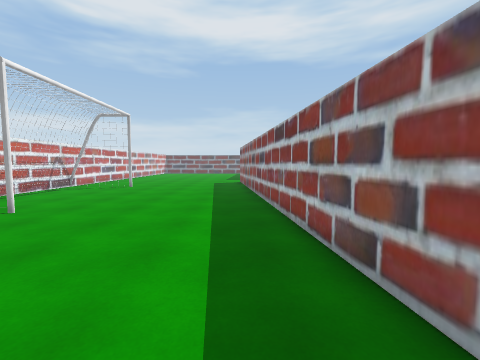
view 1 (above)

24 first-person views from a walk through a 3-D level made in the Unity game engine. The camera is 1.5 m above the floor, tilts 4° down and sees 90° across. The floor is counted in squares, 1 m on a side. Each view is taken from the middle of a square. On the plan, view 1 faces up. The plan holds only what a view shows up to about 13 squares ahead; the rest is blank.

view 2
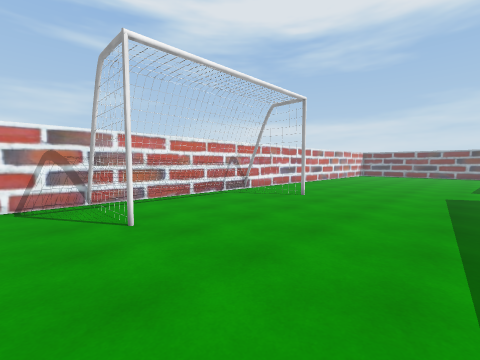

view 3
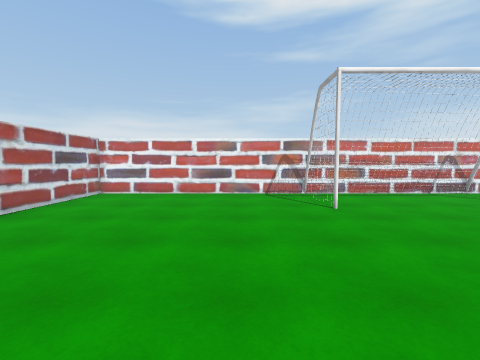

view 4
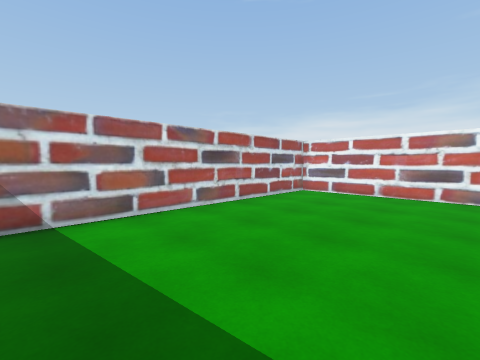

view 5
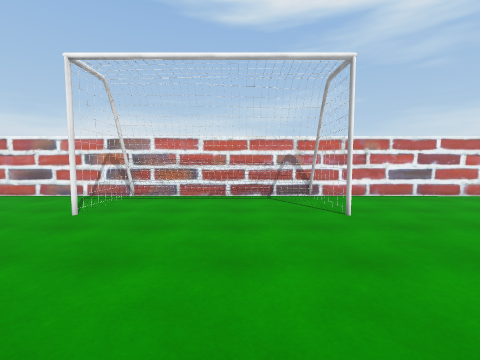

view 6
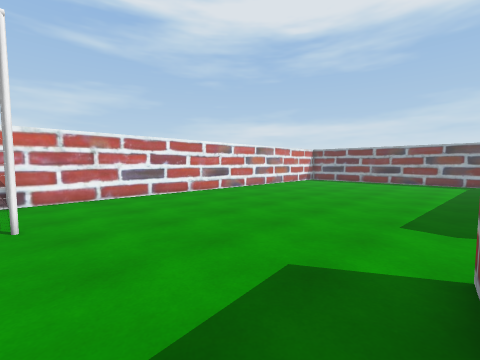

view 7
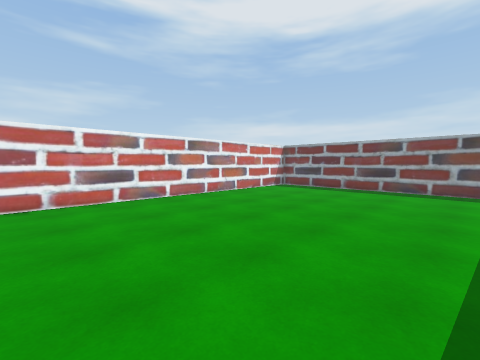

view 8
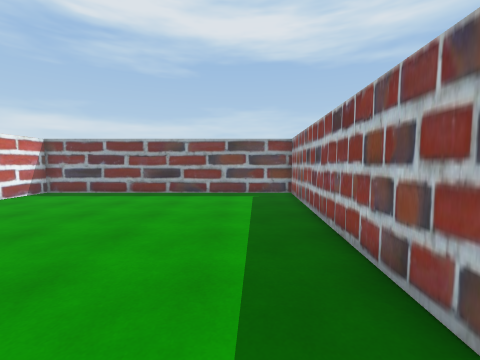

view 9
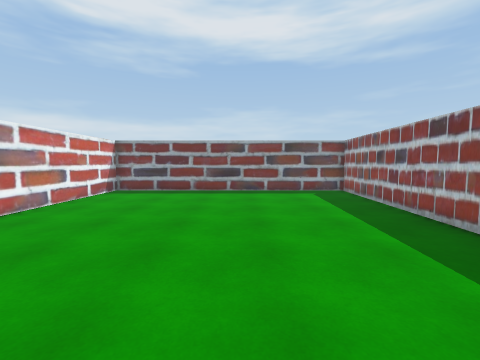

view 10
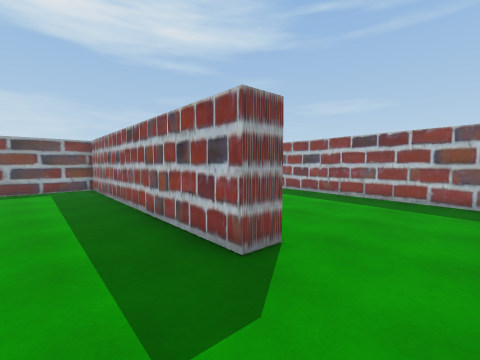

view 11
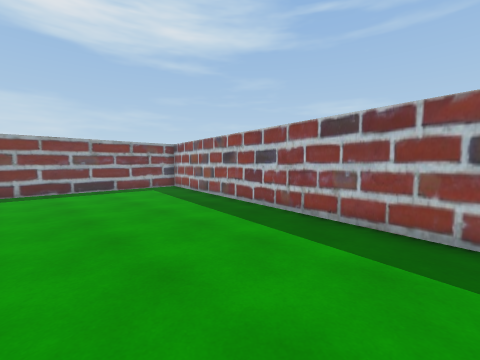

view 12
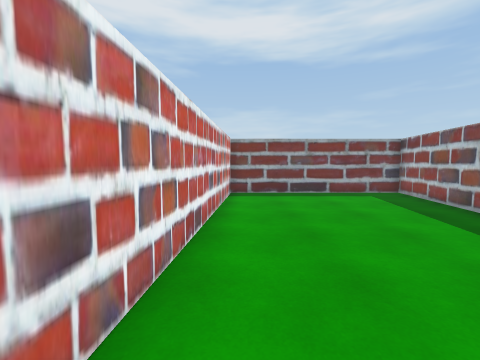

view 13
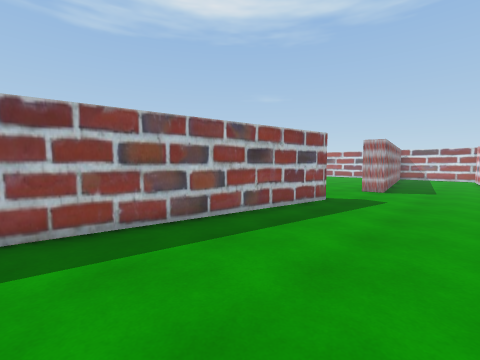

view 14
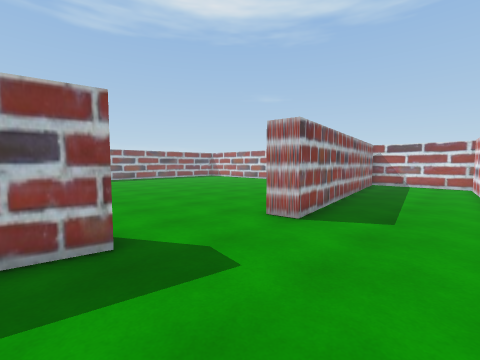

view 15
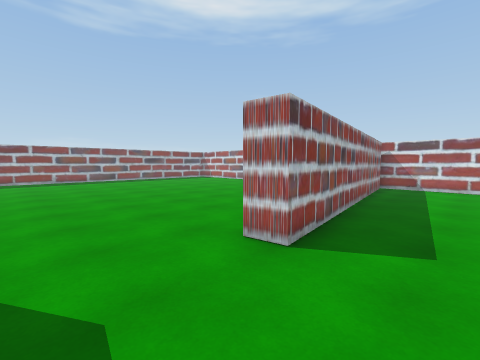

view 16
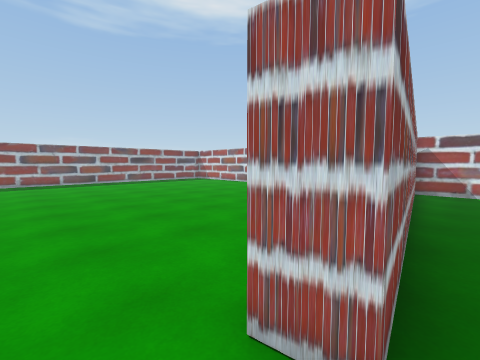

view 17
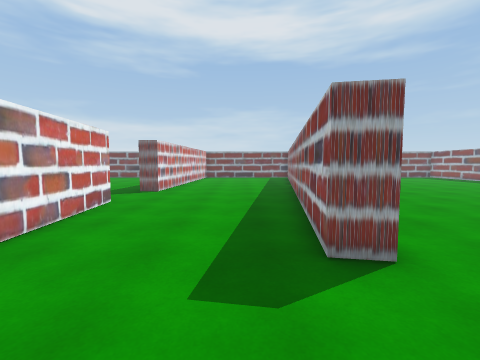

view 18
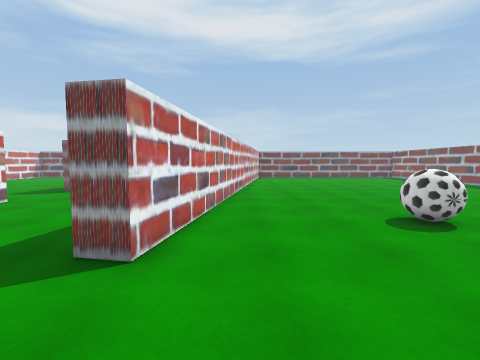

view 19
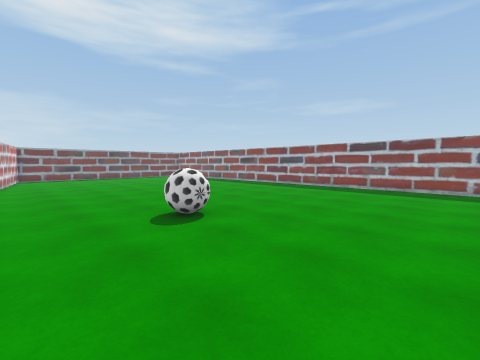

view 20
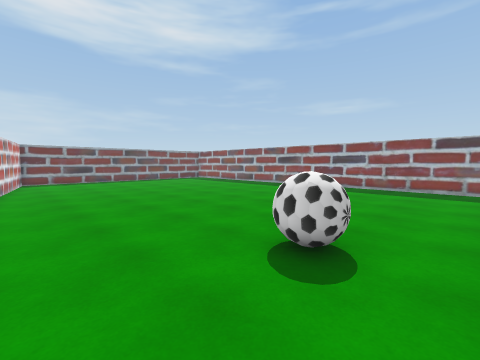

view 21
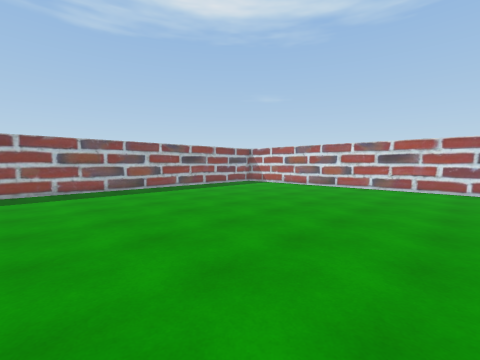

view 22
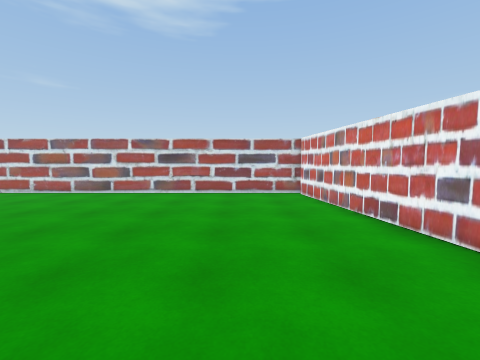

view 23
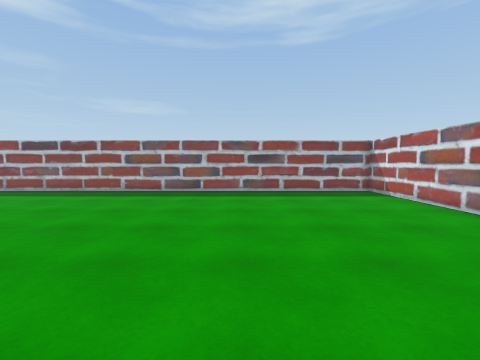

view 24
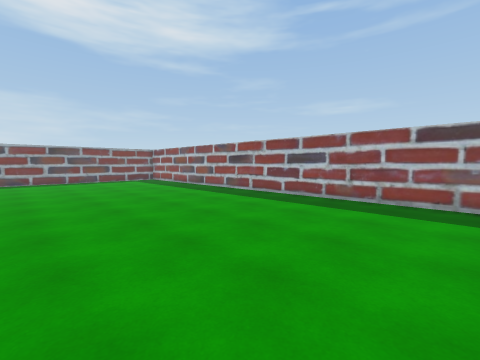

### Floor plan
Points are (right, up) in squares from view 1. A wall is a line through its corners. A room is listed if a view was taken in it or the views show most of it. See-through windows are left out.
Room 1 (views 1, 2, 3, 4, 5, 6, 7, 8, 9, 10)
walls: (-6.9, 15.2) (-10.8, 15.2); (-10.1, 15.2) (-10.1, 12); (-10.1, 11.9) (-10.2, 7.2) (-6.9, 7.2) (-10.8, 7.2); (1.7, 22.6) (0.7, 22.6) (1.6, 34.8); (1.8, 1.6) (0.7, 13); (2, 35) (-10.7, 35) (-10.7, -2.8) (1.1, -2.9)
low walls: (0.1, 18.7) (0, 19.2)
ways out: opening at (1.3, 21) to room 2
Room 2 (views 11, 12, 13, 14, 15, 16, 17, 18, 19, 20, 21, 22, 23, 24)
walls: (10, 23.1) (8.4, 13.5) (7.4, 13.7) (11, 35) (2, 35); (8, 5.1) (9.1, -2.6); (1, 19.3) (1.5, 14.4); (11.5, 31.9) (11, 28.8); (7.9, -1.5) (6.4, 9.4) (7.5, 9.6); (3, 0) (3.2, -2.4); (3.1, -2.9) (25.8, -2.9) (25.8, 22.7); (2.5, 34.6) (1.7, 22.6)
ways out: opening at (1.3, 21) to room 1
objects: ball (14, 16) to (15, 17)

Positions as (right, up) in squares from view 1, and headings:
1: (0, 0), facing up
2: (-1, 5), facing up-left
3: (1, 4), facing left
4: (1, 4), facing down-left
5: (0, 12), facing left
6: (0, 15), facing up-left
7: (-1, 21), facing up-left
8: (-1, 23), facing up
9: (-4, 22), facing up
10: (-2, 20), facing up-right
11: (3, 21), facing up-right
12: (3, 23), facing up
13: (3, 23), facing down-right
14: (3, 15), facing down-right
15: (4, 13), facing down-right
16: (6, 11), facing down-right
17: (6, 10), facing up
18: (10, 10), facing up
19: (11, 10), facing up-right
20: (11, 14), facing up-right
21: (12, 12), facing down-right
22: (12, 9), facing down
23: (13, 4), facing right
24: (16, 14), facing up-right
